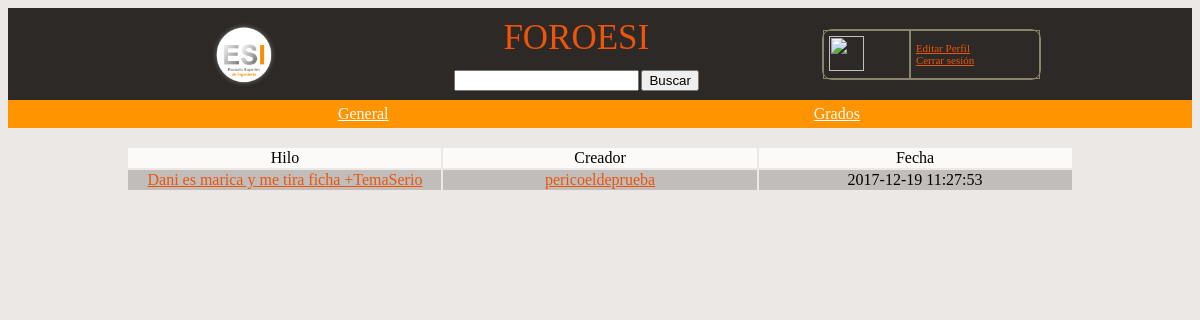
The app's page /index.php/hilos/categorias/1/General, older data.
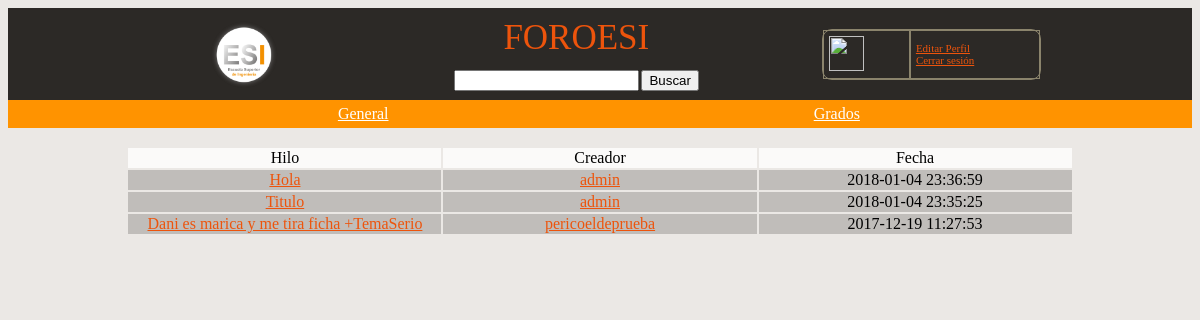
The same page, newer data.
### tables this page shows
CREATE TABLE IF NOT EXISTS `categoria` (
  `id` int(11) NOT NULL AUTO_INCREMENT,
  `nombre` varchar(100) NOT NULL,
  PRIMARY KEY (`id`),
  UNIQUE KEY `nombre` (`nombre`)
);

CREATE TABLE IF NOT EXISTS `hilo` (
  `id` int(11) NOT NULL AUTO_INCREMENT,
  `creador` int(11) NOT NULL,
  `titulo` varchar(300) NOT NULL,
  `texto` text NOT NULL,
  `fecha` timestamp NOT NULL DEFAULT CURRENT_TIMESTAMP,
  `categoria` int(11) NOT NULL,
  PRIMARY KEY (`id`),
  KEY `creador` (`creador`),
  KEY `categoria` (`categoria`)
);

CREATE TABLE IF NOT EXISTS `usuario` (
  `id` int(11) NOT NULL AUTO_INCREMENT,
  `usuario` varchar(100) NOT NULL,
  `password` varchar(100) NOT NULL,
  `avatar` text,
  `correo` varchar(200) NOT NULL,
  `estado` text,
  `nreportes` int(11) NOT NULL DEFAULT '0',
  `reportado` tinyint(1) NOT NULL DEFAULT '0',
  `fechaCreacion` timestamp NOT NULL DEFAULT CURRENT_TIMESTAMP,
  PRIMARY KEY (`id`),
  UNIQUE KEY `usuario` (`usuario`,`correo`),
  UNIQUE KEY `correo` (`correo`),
  UNIQUE KEY `usuario_2` (`usuario`)
);

### application/controllers/Hilos.php (called while the page is built, shortened)
<?php
class Hilos extends CI_Controller{
 public function categorias($id,$cat){
 	$datos = array('titulo_web' => $cat ,'hilos' => $this->hilos_model->get_hilosCat($id),'categoria' => $this->categoria_model->get_categoria());
 	$this->load->view('categoria_view',$datos);
 }
}
?>

### index.php (called while the page is built, shortened)
<?php
require_once BASEPATH.'core/CodeIgniter.php';

### application/models/categoria_model.php (called while the page is built, shortened)
<?php
class categoria_model extends CI_Model{
 public function get_categoria(){
 $consulta = $this->db->query('Select * from categoria');
 return $consulta->result();
 }
}

### application/models/hilos_model.php (called while the page is built, shortened)
<?php
class Hilos_model extends CI_Model{
public function get_hilosCat($cat){
	$consulta = $this->db->query('Select id,titulo,creador,fecha from hilo WHERE categoria = '.$cat.' ORDER BY fecha DESC;');
 	return $consulta->result();
}
}

### application/models/Usu_model.php (called while the page is built, shortened)
<?php
class Usu_model extends CI_Model{
 public function nom_usuario($id){
    $consulta = $this->db->query('Select usuario,avatar,fechaCreacion from usuario WHERE id = '.$id.';');
    $datos = $consulta->result();
    $categ =  array();
    foreach ($datos as $key) {
    array_push($categ, $key->usuario);
    array_push($categ, $key->avatar);
    array_push($categ, $key->fechaCreacion);
    }
    return $categ;
 }
}

### application/views/categoria_view.php (the view, shortened to what this page needs)
<!DOCTYPE html>
<html>
<head>
<div id="estilo1" align="center">
	<table width = " 80% " align = "center" cellpadding="5" cellspacing="0">
			<tr  BGCOLOR= "#2c2926">
				<td align="center" width="25%" style="border-right:0px; font-size: 11px"><a href="<?= base_url().'index.php/hilos'?>" title="Inicio"><img src="<?= base_url().'uploads/'. 'gordo.png'?>" width="80" height="80"></a>
				</td>
				<td align="center" width="45%" style="border-right:0px;border-left: 0px; font-size: 11px">
								<div style=" font-size: 35px">FOROESI</div>
								<br>
								<div><?= form_open(base_url().'index.php/hilos/buscar',
										array('name'=>'mi_form','id'=>'form'));?>
 										<?= form_input('parametro','','class="input"') ?>
 										<?= form_submit('submit', 'Buscar','class="submit"');?>
 										<?= form_close(); ?></div>
				</td>
				<td  align="center" width="30%" style="border-left: 0px; font-size: 11px">
					<div>
						<table class="ta" width = " 80% " align = "center" border= 1 bordercolor="#8B846C" cellpadding="5" cellspacing="0">
							<tr>
								<td>
									<img src="<?= base_url().'uploads/'.$this->session->userdata('avatar') ?>" width="35" height="35"/>
								</td>
								<td>
									<div><a href="<?= base_url().'index.php'?>" title="Editar Perfil">  Editar Perfil</a></div>
									<div><a href="<?= base_url().'index.php/Usu/logout'?>" title="Deslogearme">  Cerrar sesión</a></div>
								</td>
							</tr>
						</table>
					</div>
				</td>
			</tr>
	</table>
</div>
<div id="estilo3">
<table width = " 80% " align = "center" border= 0 bordercolor="#8B846C" cellpadding="5" cellspacing="0">
	<tr  BGCOLOR= "#ff9300 ">
			<?php
				foreach ($categoria as $fila) { ?>
					<td align="center" width="25%">
					<a href="<?= base_url().'index.php/hilos/categorias/'.$fila->id.'/'.$fila->nombre?>" title="Ver Categoria" style="color:#fff;" align="center"><?= $fila->nombre; ?></a>
					</td>
			<?php	}
			?>
	</tr>
	</table>
</div>
<br>
</head>
<body id="estilo2">
	<div align="center">
	<table align = "center" width = "80%" >
		<tr BGCOLOR= "#fbfaf9">
		<td align="center" width="33%">Hilo</td>
		<td align="center" width="33%">Creador</td>
		<td align="center" width="33%">Fecha</td>
		</tr>
			<?php
				foreach ($hilos as $hilo) { ?>
					<tr BGCOLOR = "#C0BDBA">
					<td align="center" width="33%">
					<a href="<?= base_url().'index.php/respuestas/vistaHilo/'.$hilo->id ?>" title="Ver Hilo"><?= $hilo->titulo; ?></a>
					</td>
					<td align="center" width="33%">
						<?php
							$dusu = $this->Usu_model->nom_usuario($hilo->creador);
						?>
						<a href="<?= base_url().'index.php/Usu/vistaPerfil/'.$hilo->creador ?>" title="Ver perfil"><?= $dusu[0]?></a><br>
					</td>
					<td align="center" width="33%">
						<?= $hilo->fecha; ?>
					</td>
					</tr>
			<?php	}
			 ?>
	</table>
	</div>
</html>

Row changes from the older to the newer data that the page shows:
added hilo: titulo "Hola", creador.usuario "admin", fecha "2018-01-04 23:36:59"
added hilo: titulo "Titulo", creador.usuario "admin", fecha "2018-01-04 23:35:25"
